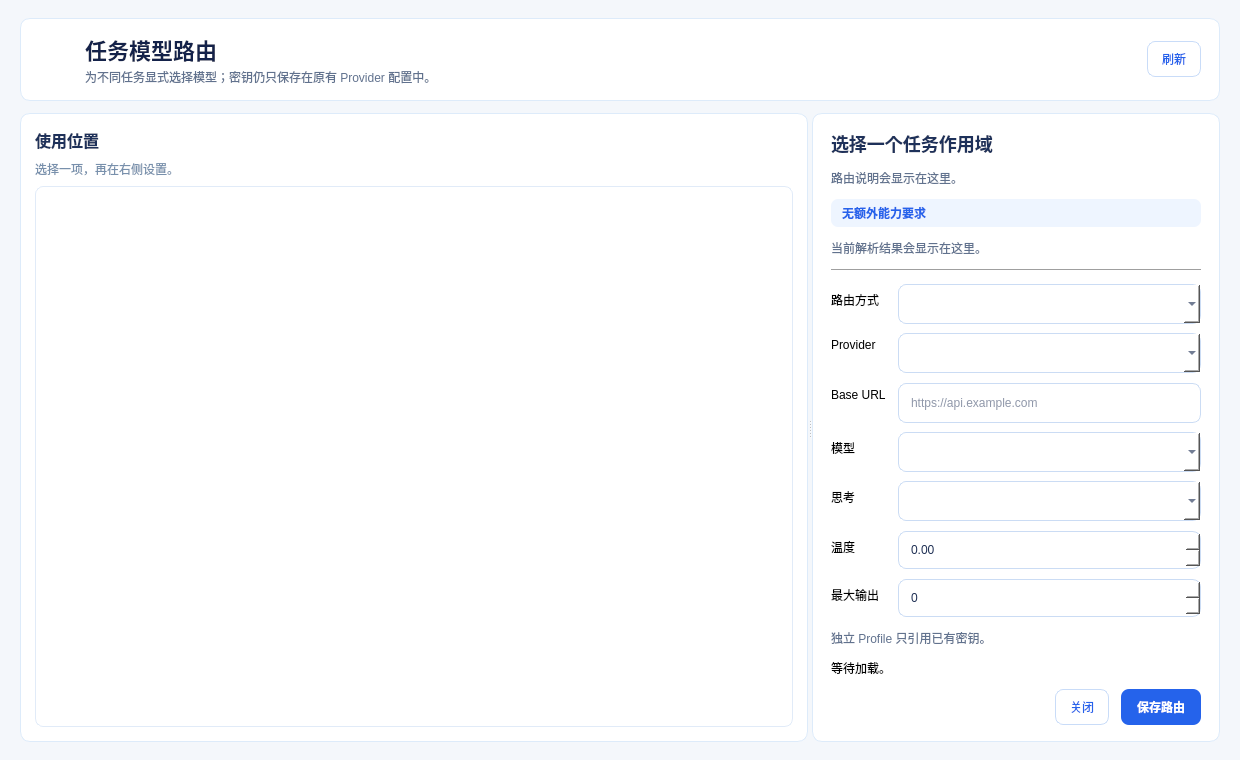
<?xml version="1.0" encoding="utf-8"?>
<ui version="4.0">
 <class>ModelRouteDialog</class>
 <widget class="QDialog" name="ModelRouteDialog">
  <property name="windowModality">
   <enum>Qt::WindowModality::WindowModal</enum>
  </property>
  <property name="geometry">
   <rect>
    <x>0</x>
    <y>0</y>
    <width>1240</width>
    <height>760</height>
   </rect>
  </property>
  <property name="minimumSize">
   <size>
    <width>1100</width>
    <height>700</height>
   </size>
  </property>
  <property name="windowTitle">
   <string>任务模型路由</string>
  </property>
  <property name="styleSheet">
   <string notr="true">QDialog { background:#F4F7FB; }
QFrame#routeHeaderFrame, QFrame#routeListFrame, QFrame#routeInspectorFrame { background:#FFFFFF; border:1px solid #DDEBFA; border-radius:10px; }
QLabel#routeTitle { color:#14224A; font-size:22px; font-weight:700; }
QLabel#routeSubtitle, QLabel#routeDescriptionLabel, QLabel#profileHintLabel, QLabel#routeRuntimeLabel { color:#61728E; }
QLabel#routeTitleLabel { color:#1E315A; font-size:18px; font-weight:700; }
QLabel#capabilityLabel { color:#2563EB; background:#EEF5FF; border-radius:7px; padding:5px 8px; font-weight:600; }
QLabel#routeStatusNeutral, QLabel#routeStatusRunning, QLabel#routeStatusSuccess, QLabel#routeStatusError { border-radius:7px; padding:8px 10px; }
QLabel#routeStatusNeutral { background:#EEF4FC; color:#315A8E; }
QLabel#routeStatusRunning { background:#EEF4FF; color:#2563EB; }
QLabel#routeStatusSuccess { background:#ECFDF5; color:#047857; }
QLabel#routeStatusError { background:#FFF1F2; color:#BE123C; }
QLineEdit, QComboBox { background:#FFFFFF; border:1px solid #CBDCF4; border-radius:8px; padding:7px 10px; color:#1F3054; min-height:24px; }
QDoubleSpinBox, QSpinBox { background:#FFFFFF; border:1px solid #CBDCF4; border-radius:8px; padding:2px 30px 2px 10px; color:#1F3054; min-height:32px; }
QLineEdit:focus, QComboBox:focus, QDoubleSpinBox:focus, QSpinBox:focus { border:2px solid #4E87F5; }
QPushButton#saveButton { background:#2563EB; color:#FFFFFF; border:0; border-radius:8px; padding:9px 16px; font-weight:700; }
QPushButton#saveButton:hover { background:#1E55C8; }
QPushButton#saveButton:disabled { background:#AFC5EE; }
QPushButton#refreshButton, QPushButton#closeButton { background:#FFFFFF; color:#2563EB; border:1px solid #C9DCF8; border-radius:8px; padding:8px 14px; }
QPushButton#refreshButton:hover, QPushButton#closeButton:hover { background:#EEF6FF; }
QTableWidget { background:#FFFFFF; border:1px solid #E1EBF8; border-radius:8px; gridline-color:#E8EFF8; selection-background-color:#E7F0FF; selection-color:#1E3A5F; }
QHeaderView::section { background:#F6F9FD; color:#48617F; border:0; border-bottom:1px solid #E1EBF8; padding:8px; font-weight:700; }</string>
  </property>
  <layout class="QVBoxLayout" name="rootLayout">
   <property name="spacing">
    <number>12</number>
   </property>
   <property name="leftMargin">
    <number>20</number>
   </property>
   <property name="topMargin">
    <number>18</number>
   </property>
   <property name="rightMargin">
    <number>20</number>
   </property>
   <property name="bottomMargin">
    <number>18</number>
   </property>
   <item>
    <widget class="QFrame" name="routeHeaderFrame">
     <layout class="QHBoxLayout" name="routeHeaderLayout">
      <property name="leftMargin">
       <number>18</number>
      </property>
      <property name="topMargin">
       <number>14</number>
      </property>
      <property name="rightMargin">
       <number>18</number>
      </property>
      <property name="bottomMargin">
       <number>14</number>
      </property>
      <item>
       <widget class="QLabel" name="routeIcon">
        <property name="minimumSize">
         <size>
          <width>40</width>
          <height>40</height>
         </size>
        </property>
        <property name="alignment">
         <set>Qt::AlignmentFlag::AlignCenter</set>
        </property>
       </widget>
      </item>
      <item>
       <layout class="QVBoxLayout" name="routeHeaderTextLayout">
        <property name="spacing">
         <number>2</number>
        </property>
        <item>
         <widget class="QLabel" name="routeTitle">
          <property name="text">
           <string>任务模型路由</string>
          </property>
         </widget>
        </item>
        <item>
         <widget class="QLabel" name="routeSubtitle">
          <property name="text">
           <string>为不同任务显式选择模型；密钥仍只保存在原有 Provider 配置中。</string>
          </property>
         </widget>
        </item>
       </layout>
      </item>
      <item>
       <spacer name="routeHeaderSpacer">
        <property name="orientation">
         <enum>Qt::Orientation::Horizontal</enum>
        </property>
        <property name="sizeHint" stdset="0">
         <size>
          <width>40</width>
          <height>20</height>
         </size>
        </property>
       </spacer>
      </item>
      <item>
       <widget class="QPushButton" name="refreshButton">
        <property name="text">
         <string>刷新</string>
        </property>
       </widget>
      </item>
     </layout>
    </widget>
   </item>
   <item>
    <widget class="QSplitter" name="routeSplitter">
     <property name="orientation">
      <enum>Qt::Orientation::Horizontal</enum>
     </property>
     <widget class="QFrame" name="routeListFrame">
      <layout class="QVBoxLayout" name="routeListLayout">
       <property name="spacing">
        <number>8</number>
       </property>
       <property name="leftMargin">
        <number>14</number>
       </property>
       <property name="topMargin">
        <number>14</number>
       </property>
       <property name="rightMargin">
        <number>14</number>
       </property>
       <property name="bottomMargin">
        <number>14</number>
       </property>
       <item>
        <widget class="QLabel" name="routeListTitle">
         <property name="text">
          <string>使用位置</string>
         </property>
         <property name="styleSheet">
          <string notr="true">font-size:16px;font-weight:700;color:#1E315A;</string>
         </property>
        </widget>
       </item>
       <item>
        <widget class="QLabel" name="routeListHint">
         <property name="text">
          <string>选择一项，再在右侧设置。</string>
         </property>
         <property name="styleSheet">
          <string notr="true">color:#7890AC;</string>
         </property>
        </widget>
       </item>
       <item>
        <widget class="QTableWidget" name="routeTable">
         <property name="minimumSize">
          <size>
           <width>420</width>
           <height>420</height>
          </size>
         </property>
        </widget>
       </item>
      </layout>
     </widget>
     <widget class="QFrame" name="routeInspectorFrame">
      <layout class="QVBoxLayout" name="routeInspectorLayout">
       <property name="spacing">
        <number>12</number>
       </property>
       <property name="leftMargin">
        <number>18</number>
       </property>
       <property name="topMargin">
        <number>16</number>
       </property>
       <property name="rightMargin">
        <number>18</number>
       </property>
       <property name="bottomMargin">
        <number>16</number>
       </property>
       <item>
        <widget class="QLabel" name="routeTitleLabel">
         <property name="text">
          <string>选择一个任务作用域</string>
         </property>
        </widget>
       </item>
       <item>
        <widget class="QLabel" name="routeDescriptionLabel">
         <property name="wordWrap">
          <bool>true</bool>
         </property>
         <property name="text">
          <string>路由说明会显示在这里。</string>
         </property>
        </widget>
       </item>
       <item>
        <widget class="QLabel" name="capabilityLabel">
         <property name="text">
          <string>无额外能力要求</string>
         </property>
        </widget>
       </item>
       <item>
        <widget class="QLabel" name="routeRuntimeLabel">
         <property name="wordWrap">
          <bool>true</bool>
         </property>
         <property name="text">
          <string>当前解析结果会显示在这里。</string>
         </property>
        </widget>
       </item>
       <item>
        <widget class="QFrame" name="routeFormDivider">
         <property name="frameShape">
          <enum>QFrame::Shape::HLine</enum>
         </property>
         <property name="frameShadow">
          <enum>QFrame::Shadow::Sunken</enum>
         </property>
        </widget>
       </item>
       <item>
        <layout class="QFormLayout" name="routeFormLayout">
         <property name="horizontalSpacing">
          <number>12</number>
         </property>
         <property name="verticalSpacing">
          <number>10</number>
         </property>
         <item row="0" column="0">
          <widget class="QLabel" name="routeModeLabel">
           <property name="text">
            <string>路由方式</string>
           </property>
          </widget>
         </item>
         <item row="0" column="1">
          <widget class="QComboBox" name="routeModeCombo" />
         </item>
         <item row="1" column="0">
          <widget class="QLabel" name="providerLabel">
           <property name="text">
            <string>Provider</string>
           </property>
          </widget>
         </item>
         <item row="1" column="1">
          <widget class="QComboBox" name="providerCombo" />
         </item>
         <item row="2" column="0">
          <widget class="QLabel" name="baseUrlLabel">
           <property name="text">
            <string>Base URL</string>
           </property>
          </widget>
         </item>
         <item row="2" column="1">
          <widget class="QLineEdit" name="baseUrlInput">
           <property name="placeholderText">
            <string>https://api.example.com</string>
           </property>
          </widget>
         </item>
         <item row="3" column="0">
          <widget class="QLabel" name="modelLabel">
           <property name="text">
            <string>模型</string>
           </property>
          </widget>
         </item>
         <item row="3" column="1">
          <widget class="QComboBox" name="modelInput">
           <property name="editable">
            <bool>true</bool>
           </property>
           <property name="insertPolicy">
            <enum>QComboBox::InsertPolicy::NoInsert</enum>
           </property>
          </widget>
         </item>
         <item row="4" column="0">
          <widget class="QLabel" name="thinkingLabel">
           <property name="text">
            <string>思考</string>
           </property>
          </widget>
         </item>
         <item row="4" column="1">
          <widget class="QComboBox" name="thinkingCombo" />
         </item>
         <item row="5" column="0">
          <widget class="QLabel" name="temperatureLabel"><property name="text"><string>温度</string></property></widget>
         </item>
         <item row="5" column="1"><widget class="QDoubleSpinBox" name="temperatureSpin" /></item>
         <item row="6" column="0">
          <widget class="QLabel" name="maxTokensLabel"><property name="text"><string>最大输出</string></property></widget>
         </item>
         <item row="6" column="1"><widget class="QSpinBox" name="maxTokensSpin" /></item>
        </layout>
       </item>
       <item>
        <widget class="QLabel" name="profileHintLabel">
         <property name="wordWrap">
          <bool>true</bool>
         </property>
         <property name="text">
          <string>独立 Profile 只引用已有密钥。</string>
         </property>
        </widget>
       </item>
       <item>
        <spacer name="routeInspectorSpacer">
         <property name="orientation">
          <enum>Qt::Orientation::Vertical</enum>
         </property>
         <property name="sizeHint" stdset="0">
          <size>
           <width>20</width>
           <height>40</height>
          </size>
         </property>
        </spacer>
       </item>
       <item>
        <widget class="QLabel" name="statusLabel">
         <property name="objectName">
          <string>routeStatusNeutral</string>
         </property>
         <property name="wordWrap">
          <bool>true</bool>
         </property>
         <property name="text">
          <string>等待加载。</string>
         </property>
        </widget>
       </item>
       <item>
        <layout class="QHBoxLayout" name="routeFooterLayout">
         <item>
          <spacer name="routeFooterSpacer">
           <property name="orientation">
            <enum>Qt::Orientation::Horizontal</enum>
           </property>
           <property name="sizeHint" stdset="0">
            <size>
             <width>40</width>
             <height>20</height>
            </size>
           </property>
          </spacer>
         </item>
         <item>
          <widget class="QPushButton" name="closeButton">
           <property name="text">
            <string>关闭</string>
           </property>
          </widget>
         </item>
         <item>
          <widget class="QPushButton" name="saveButton">
           <property name="text">
            <string>保存路由</string>
           </property>
          </widget>
         </item>
        </layout>
       </item>
      </layout>
     </widget>
    </widget>
   </item>
  </layout>
 </widget>
 <resources />
 <connections />
</ui>
